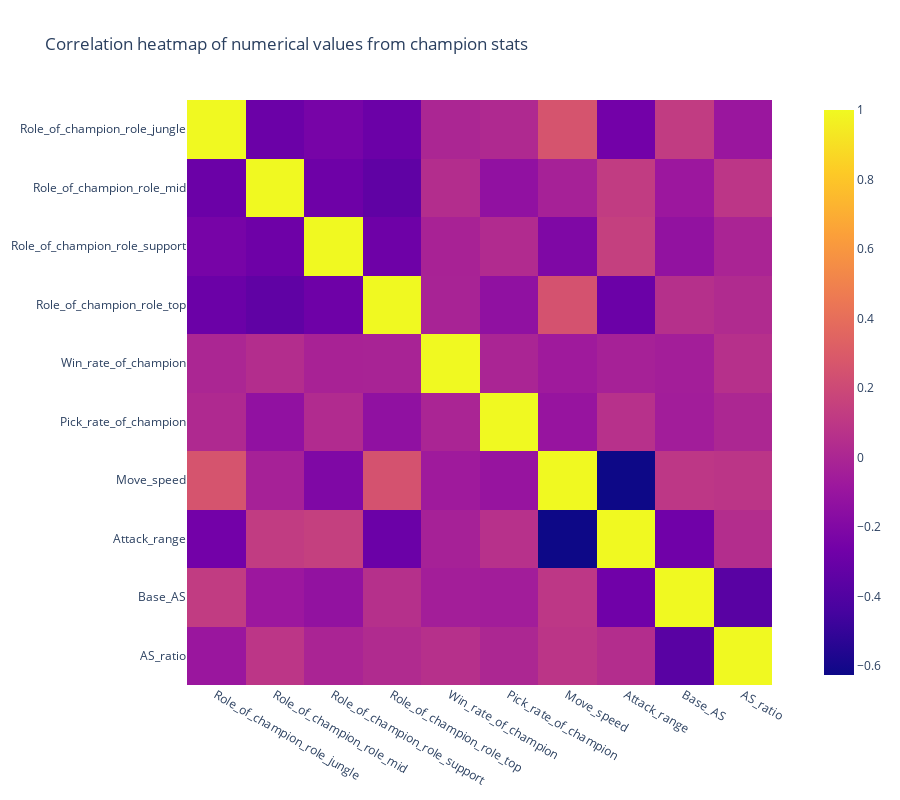

This figure's notebook cell:
### Code cell
fig = px.imshow(champ_data_df.corr(), title="Correlation heatmap of numerical values from champion stats")
fig.update_layout(height=800)
fig.show()

### Figure 1 — Plotly figure (JSON) as saved in the notebook; plotly's stock layout.template omitted (floating-point values rounded to 4 significant figures)
{"data": [{"coloraxis": "coloraxis", "hovertemplate": "x: %{x}<br>y: %{y}<br>color: %{z}<extra></extra>", "name": "0", "type": "heatmap", "x": ["Role_of_champion_role_jungle", "Role_of_champion_role_mid", "Role_of_champion_role_support", "Role_of_champion_role_top", "Win_rate_of_champion", "Pick_rate_of_champion", "Move_speed", "Attack_range", "Base_AS", "AS_ratio"], "xaxis": "x", "y": ["Role_of_champion_role_jungle", "Role_of_champion_role_mid", "Role_of_champion_role_support", "Role_of_champion_role_top", "Win_rate_of_champion", "Pick_rate_of_champion", "Move_speed", "Attack_range", "Base_AS", "AS_ratio"], "yaxis": "y", "z": [[1, -0.2933, -0.2429, -0.2933, 0.001201, 0.0203, 0.2605, -0.2617, 0.1269, -0.09144], [-0.2933, 1, -0.2797, -0.3377, 0.04316, -0.1322, -0.02792, 0.1229, -0.08176, 0.08965], [-0.2429, -0.2797, 1, -0.2797, -0.01907, 0.03046, -0.2102, 0.1461, -0.1285, -0.009179], [-0.2933, -0.3377, -0.2797, 1, -0.01857, -0.1341, 0.2491, -0.2942, 0.05577, 0.02688], [0.001201, 0.04316, -0.01907, -0.01857, 1, -0.004576, -0.06535, -0.02889, -0.04678, 0.0603], [0.0203, -0.1322, 0.03046, -0.1341, -0.004576, 1, -0.1065, 0.06199, -0.05087, 0.005834], [0.2605, -0.02792, -0.2102, 0.2491, -0.06535, -0.1065, 1, -0.6253, 0.09568, 0.08835], [-0.2617, 0.1229, 0.1461, -0.2942, -0.02889, 0.06199, -0.6253, 1, -0.2721, 0.04314], [0.1269, -0.08176, -0.1285, 0.05577, -0.04678, -0.05087, 0.09568, -0.2721, 1, -0.3677], [-0.09144, 0.08965, -0.009179, 0.02688, 0.0603, 0.005834, 0.08835, 0.04314, -0.3677, 1]]}], "layout": {"coloraxis": {"colorscale": [[0, "#0d0887"], [0.1111, "#46039f"], [0.2222, "#7201a8"], [0.3333, "#9c179e"], [0.4444, "#bd3786"], [0.5556, "#d8576b"], [0.6667, "#ed7953"], [0.7778, "#fb9f3a"], [0.8889, "#fdca26"], [1, "#f0f921"]]}, "height": 800, "title": {"text": "Correlation heatmap of numerical values from champion stats"}, "xaxis": {"anchor": "y", "constrain": "domain", "domain": [0, 1], "scaleanchor": "y"}, "yaxis": {"anchor": "x", "autorange": "reversed", "constrain": "domain", "domain": [0, 1]}}}
